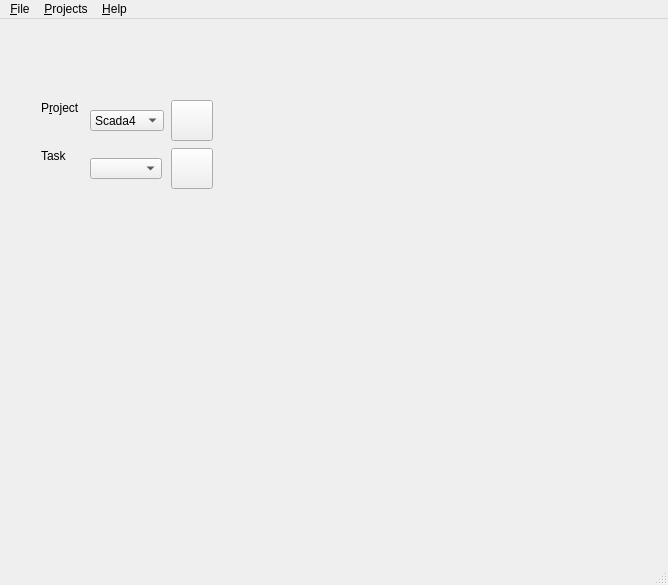
<?xml version="1.0" encoding="UTF-8"?>
<ui version="4.0">
 <class>MainWindow</class>
 <widget class="QMainWindow" name="MainWindow">
  <property name="geometry">
   <rect>
    <x>0</x>
    <y>0</y>
    <width>668</width>
    <height>585</height>
   </rect>
  </property>
  <property name="windowTitle">
   <string>MainWindow</string>
  </property>
  <widget class="QWidget" name="centralwidget">
   <widget class="QComboBox" name="comboBox">
    <property name="geometry">
     <rect>
      <x>90</x>
      <y>91</y>
      <width>74</width>
      <height>21</height>
     </rect>
    </property>
    <item>
     <property name="text">
      <string>Scada4</string>
     </property>
    </item>
    <item>
     <property name="text">
      <string>Tapi</string>
     </property>
    </item>
   </widget>
   <widget class="QLabel" name="label">
    <property name="geometry">
     <rect>
      <x>41</x>
      <y>81</y>
      <width>44</width>
      <height>16</height>
     </rect>
    </property>
    <property name="text">
     <string>P&amp;roject</string>
    </property>
    <property name="buddy">
     <cstring>comboBox</cstring>
    </property>
   </widget>
   <widget class="QComboBox" name="comboBox_2">
    <property name="geometry">
     <rect>
      <x>90</x>
      <y>139</y>
      <width>72</width>
      <height>21</height>
     </rect>
    </property>
   </widget>
   <widget class="QLabel" name="label_2">
    <property name="geometry">
     <rect>
      <x>41</x>
      <y>129</y>
      <width>27</width>
      <height>16</height>
     </rect>
    </property>
    <property name="text">
     <string>Task</string>
    </property>
    <property name="buddy">
     <cstring>comboBox_2</cstring>
    </property>
   </widget>
   <widget class="QToolButton" name="toolButton">
    <property name="geometry">
     <rect>
      <x>171</x>
      <y>81</y>
      <width>42</width>
      <height>41</height>
     </rect>
    </property>
    <property name="sizePolicy">
     <sizepolicy hsizetype="Preferred" vsizetype="Preferred">
      <horstretch>0</horstretch>
      <verstretch>0</verstretch>
     </sizepolicy>
    </property>
    <property name="text">
     <string/>
    </property>
    <property name="icon">
     <iconset resource="qtime.qrc">
      <normaloff>:/icons/add.png</normaloff>:/icons/add.png</iconset>
    </property>
    <property name="iconSize">
     <size>
      <width>32</width>
      <height>32</height>
     </size>
    </property>
    <property name="toolButtonStyle">
     <enum>Qt::ToolButtonIconOnly</enum>
    </property>
   </widget>
   <widget class="QToolButton" name="toolButton_2">
    <property name="geometry">
     <rect>
      <x>171</x>
      <y>129</y>
      <width>42</width>
      <height>41</height>
     </rect>
    </property>
    <property name="sizePolicy">
     <sizepolicy hsizetype="Preferred" vsizetype="Preferred">
      <horstretch>0</horstretch>
      <verstretch>0</verstretch>
     </sizepolicy>
    </property>
    <property name="text">
     <string/>
    </property>
    <property name="icon">
     <iconset resource="qtime.qrc">
      <normaloff>:/icons/add.png</normaloff>:/icons/add.png</iconset>
    </property>
    <property name="iconSize">
     <size>
      <width>32</width>
      <height>32</height>
     </size>
    </property>
    <property name="toolButtonStyle">
     <enum>Qt::ToolButtonIconOnly</enum>
    </property>
   </widget>
  </widget>
  <widget class="QMenuBar" name="menubar">
   <property name="geometry">
    <rect>
     <x>0</x>
     <y>0</y>
     <width>668</width>
     <height>25</height>
    </rect>
   </property>
   <widget class="QMenu" name="menuFile">
    <property name="title">
     <string>&amp;File</string>
    </property>
    <addaction name="file_exit"/>
   </widget>
   <widget class="QMenu" name="menu_Help">
    <property name="title">
     <string>&amp;Help</string>
    </property>
    <addaction name="action_About"/>
   </widget>
   <widget class="QMenu" name="menu_Projects">
    <property name="title">
     <string>&amp;Projects</string>
    </property>
    <widget class="QMenu" name="menuScada4">
     <property name="title">
      <string>Scada4</string>
     </property>
     <addaction name="actionAdd_SubTask"/>
     <addaction name="separator"/>
     <addaction name="actionServer"/>
    </widget>
    <addaction name="action_Add_Project"/>
    <addaction name="separator"/>
    <addaction name="menuScada4"/>
   </widget>
   <addaction name="menuFile"/>
   <addaction name="menu_Projects"/>
   <addaction name="menu_Help"/>
  </widget>
  <widget class="QStatusBar" name="statusbar"/>
  <action name="file_exit">
   <property name="text">
    <string>&amp;Quit</string>
   </property>
   <property name="shortcut">
    <string>Ctrl+Q</string>
   </property>
  </action>
  <action name="action_About">
   <property name="text">
    <string>&amp;About</string>
   </property>
  </action>
  <action name="action_Add_Project">
   <property name="text">
    <string>&amp;Add Project</string>
   </property>
  </action>
  <action name="actionAdd_SubTask">
   <property name="text">
    <string>Add SubTask</string>
   </property>
  </action>
  <action name="actionServer">
   <property name="text">
    <string>Server</string>
   </property>
  </action>
 </widget>
 <resources>
  <include location="qtime.qrc"/>
 </resources>
 <connections>
  <connection>
   <sender>file_exit</sender>
   <signal>triggered()</signal>
   <receiver>MainWindow</receiver>
   <slot>close()</slot>
   <hints>
    <hint type="sourcelabel">
     <x>-1</x>
     <y>-1</y>
    </hint>
    <hint type="destinationlabel">
     <x>333</x>
     <y>292</y>
    </hint>
   </hints>
  </connection>
 </connections>
</ui>
